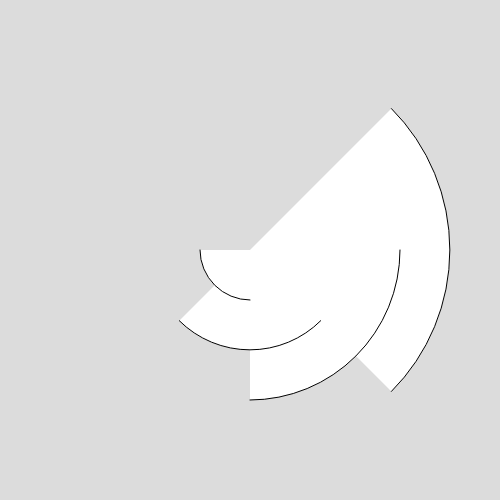
Frame 1 (no input)
Frame 60 (no input): identical to frame 1, image omitted
Frame 120 (the mouse pressed at the canvas centre since frame 60): identical to frame 1, image omitted

The p5.js sketch that drew this single still picture (run headless with seeded random() and noise() and a simulated clock; from frame 60 on, the mouse is pressed at the canvas centre):

// p5.js sketch
// ── sketch.js
function setup() {
	createCanvas(500, 500);
  angleMode(DEGREES);
  }
  
  function draw() {
	background(220);
  arc (250, 250, 400, 400, -45, 45);
  arc (250, 250, 300, 300, 0, 90);
  arc (250, 250, 200, 200, 45, 135);
  arc (250, 250, 100, 100, 90, 180);
  }
